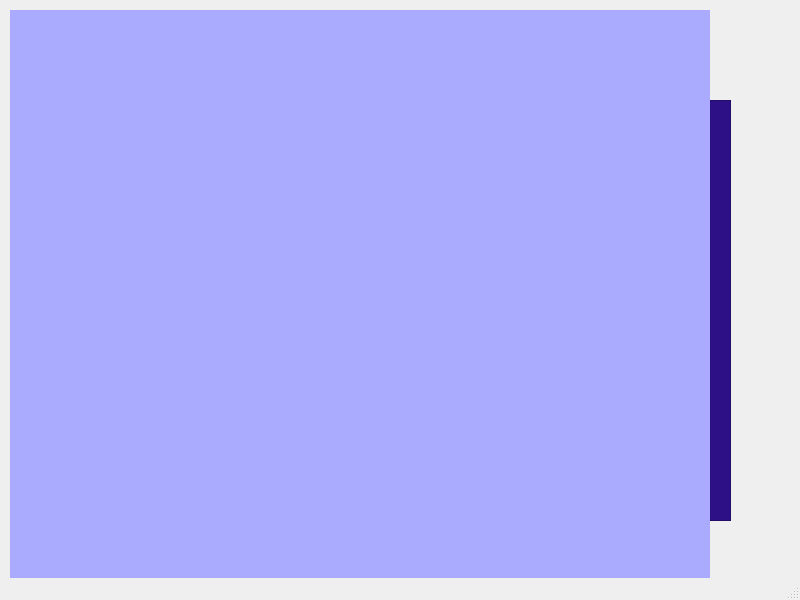
<?xml version="1.0" encoding="UTF-8"?>
<ui version="4.0">
 <class>MainWindow</class>
 <widget class="QMainWindow" name="MainWindow">
  <property name="geometry">
   <rect>
    <x>0</x>
    <y>0</y>
    <width>800</width>
    <height>600</height>
   </rect>
  </property>
  <property name="windowTitle">
   <string>MainWindow</string>
  </property>
  <widget class="QWidget" name="centralwidget">
   <widget class="QLabel" name="label">
    <property name="geometry">
     <rect>
      <x>10</x>
      <y>10</y>
      <width>700</width>
      <height>600</height>
     </rect>
    </property>
    <property name="styleSheet">
     <string notr="true">background-image: url(:/newPrefix/New Project.png);
background-color: rgb(170, 170, 255);
background-image: url(:/newPrefix/NewProject.png);</string>
    </property>
    <property name="text">
     <string/>
    </property>
    <property name="pixmap">
     <pixmap resource="../../../../../../Downloads/res.qrc">:/newPrefix/NewProject.png</pixmap>
    </property>
    <property name="scaledContents">
     <bool>true</bool>
    </property>
    <property name="alignment">
     <set>Qt::AlignCenter</set>
    </property>
   </widget>
   <widget class="QFrame" name="frame">
    <property name="geometry">
     <rect>
      <x>100</x>
      <y>100</y>
      <width>631</width>
      <height>421</height>
     </rect>
    </property>
    <property name="styleSheet">
     <string notr="true">background-color: rgb(45, 15, 134);</string>
    </property>
    <property name="frameShape">
     <enum>QFrame::StyledPanel</enum>
    </property>
    <property name="frameShadow">
     <enum>QFrame::Raised</enum>
    </property>
   </widget>
   <zorder>frame</zorder>
   <zorder>label</zorder>
  </widget>
  <widget class="QMenuBar" name="menubar">
   <property name="geometry">
    <rect>
     <x>0</x>
     <y>0</y>
     <width>800</width>
     <height>26</height>
    </rect>
   </property>
  </widget>
  <widget class="QStatusBar" name="statusbar"/>
 </widget>
 <resources>
  <include location="../../../../../../Downloads/res.qrc"/>
 </resources>
 <connections/>
</ui>
